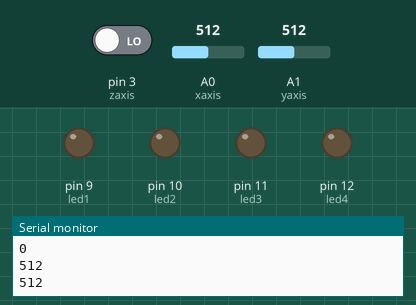
Simulated run of this sketch. Board: Arduino Uno, built with avr-gcc and run on an emulated ATmega328P. On the bench: output pins drawn as LEDs (lit = HIGH), the last lines printed to the serial monitor. The inputs (shaded band) are chosen by the test bench; at power-on: A0 (xaxis) = 512, A1 (yaxis) = 512, pin 3 (zaxis) LOW.

Above: at 1.2 s.
1.3 s: A0 (xaxis) set to 1008
2.8 s: A0 (xaxis) set to 1023
At 3.8 s:
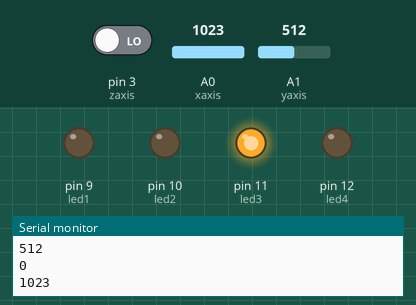
4.3 s: A1 (yaxis) set to 1010
5.8 s: A1 (yaxis) set to 1023
At 7.0 s:
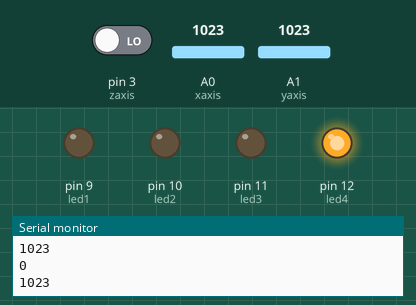
7.3 s: A0 (xaxis) set to 614
8.8 s: A0 (xaxis) set to 582
At 9.3 s:
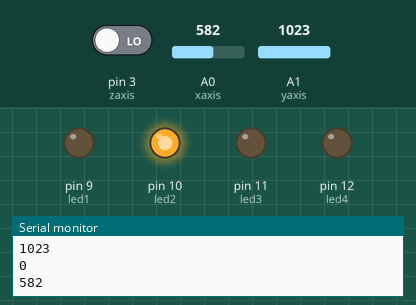
Timing chart, 0 to 11.3 s (numbered marks = the images above; inputs shaded):
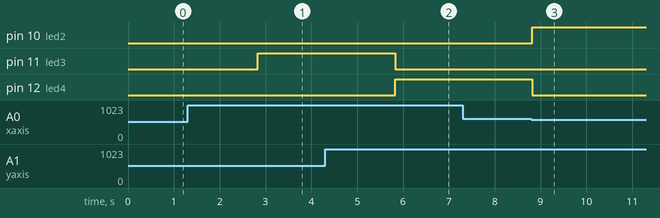

The sketch:

joystick.ino
```cpp
int xaxis=A0;
int yaxis=A1;
int zaxis=3;
int led1=9;
int led2=10;
int led3=11;
int led4=12;

void setup() {
  pinMode(xaxis,INPUT);
  pinMode(yaxis,INPUT);
  pinMode(zaxis,INPUT);
  Serial.begin(9600);

  pinMode(led1,OUTPUT);
  pinMode(led2,OUTPUT);
  pinMode(led3,OUTPUT);
  pinMode(led4,OUTPUT);

}

void loop() {
 int x= analogRead(xaxis);
int y=  analogRead(yaxis);
int z=  digitalRead(zaxis);
Serial.println(x);
Serial.println(y);
Serial.println(z);


if (x==0&&y==0){
  digitalWrite(led1,1);
  digitalWrite(led2,0);
  digitalWrite(led3,0);
  digitalWrite(led4,0);
}

if (x==1023&&y<=600){
  digitalWrite(led1,0);
  digitalWrite(led2,0);
  digitalWrite(led3,1);
  digitalWrite(led4,0);


}else if (x==1023&&y==1023){
  digitalWrite(led1,0);
  digitalWrite(led2,0);
  digitalWrite(led3,0);
  digitalWrite(led4,1);

}else if (x<=600&&y==1023){
  digitalWrite(led1,0);
  digitalWrite(led2,1);
  digitalWrite(led3,0);
  digitalWrite(led4,0);


}else if (z==1){
  digitalWrite(led1,1);
  digitalWrite(led2,1);
  digitalWrite(led3,1);
  digitalWrite(led4,1);
}


}
```

Measured:
- the behaviour switches between 1022 and 1023 on A0 (xaxis) (found by bisection; images 0 and 1)
- the behaviour switches between 1022 and 1023 on A1 (yaxis) (found by bisection; images 1 and 2)
- the behaviour switches between 601 and 600 on A0 (xaxis) (found by bisection; images 2 and 3)
- after the input at 2.8 s, pin 11 (led3): LOW → HIGH at once
- after the input at 5.8 s, pin 11 (led3): HIGH → LOW at once; pin 12 (led4): LOW → HIGH at once
- after the input at 8.8 s, pin 10 (led2): LOW → HIGH at once; pin 12 (led4): HIGH → LOW at once
